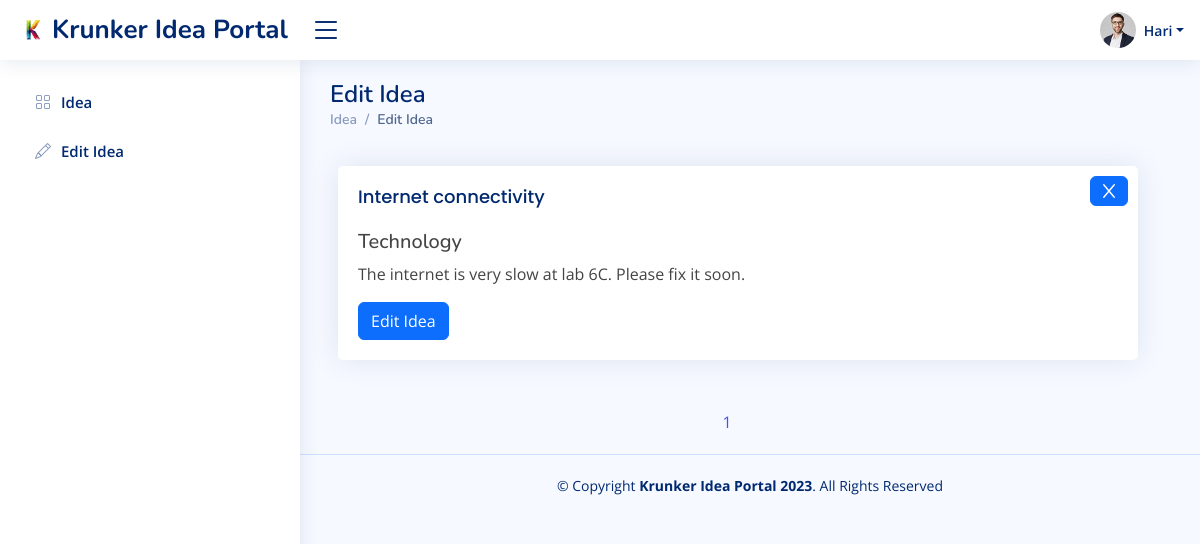
The page /EditIdea.php (signed in) on the database its author committed.
### tables this page shows
CREATE TABLE `user_tbl` (
  `UserId` int(11) NOT NULL,
  `DepartmentId` int(11) NOT NULL,
  `UserRoleName` enum('QA Manager','QA Coordinator','Admin','Staff') DEFAULT NULL,
  `Username` varchar(50) NOT NULL,
  `UserPassword` varchar(500) NOT NULL,
  `UserEmail` varchar(50) DEFAULT NULL,
  `UserContactNo` varchar(15) DEFAULT NULL,
  `UserAddress` varchar(500) DEFAULT NULL,
  `DateClosure` date DEFAULT '2023-06-29',
  `DateFinal` date DEFAULT '2023-07-29'
);

CREATE TABLE `idea_tbl` (
  `IdeaId` int(11) NOT NULL,
  `CategoryId` int(11) NOT NULL,
  `UserId` int(11) NOT NULL,
  `IdeaTitle` varchar(50) DEFAULT NULL,
  `IdeaDescription` varchar(500) DEFAULT NULL,
  `ViewCount` int(255) DEFAULT NULL,
  `IdeaAnonymous` tinyint(1) DEFAULT NULL,
  `is_hidden` tinyint(1) DEFAULT 0,
  `DatePost` datetime NOT NULL DEFAULT current_timestamp()
);

CREATE TABLE `category_tbl` (
  `CategoryId` int(11) NOT NULL,
  `CategoryTitle` varchar(50) DEFAULT NULL,
  `DateCreated` datetime NOT NULL DEFAULT current_timestamp()
);

### EditIdea.php (the view, shortened to what this page needs)
<?php
$dbconn = mysqli_connect("localhost", "root", "", "krunkerideadb");
$page = isset($_GET['page'])?$_GET['page']:1;
$rows_per_page = 5;
$user_id = $_SESSION["userid"];
$start= ($page-1)*$rows_per_page;
$sql = "SELECT idea_tbl.IdeaId, idea_tbl.IdeaTitle, category_tbl.CategoryTitle, idea_tbl.DatePost, idea_tbl.IdeaDescription, idea_tbl.UserId  from idea_tbl
INNER JOIN category_tbl ON idea_tbl.CategoryId= category_tbl.CategoryId
WHERE UserId = $user_id AND is_hidden=0 ORDER BY idea_tbl.IdeaId DESC LIMIT $start,$rows_per_page";
$result= mysqli_query($dbconn, $sql);
?>
<?php
  $user_id = $_SESSION["userid"];
  $select_sql = "SELECT * FROM user_tbl WHERE UserId = $user_id";
  $result_User = mysqli_query($dbconn, $select_sql);
  $row_User = mysqli_fetch_assoc($result_User);
?>
<!DOCTYPE html>
<html lang="en">
<head>
  <link href="assets/vendor/bootstrap/css/bootstrap.min.css" rel="stylesheet">
  <link href="assets/vendor/bootstrap-icons/bootstrap-icons.css" rel="stylesheet">
  <link href="assets/vendor/boxicons/css/boxicons.min.css" rel="stylesheet">
  <link href="assets/vendor/quill/quill.snow.css" rel="stylesheet">
  <link href="assets/vendor/quill/quill.bubble.css" rel="stylesheet">
  <link href="assets/vendor/remixicon/remixicon.css" rel="stylesheet">
  <link href="assets/style.css" rel="stylesheet">
  <link href="assets/css/style.css" rel="stylesheet">
</head>
<body>
  <header id="header" class="header fixed-top d-flex align-items-center">
    <div class="d-flex align-items-center justify-content-between">
      <a href="index.php" class="logo d-flex align-items-center">
        <img src="assets/img/logo.png" alt="">
        <span class="d-none d-lg-block">Krunker Idea Portal</span>
      </a>
      <i class="bi bi-list toggle-sidebar-btn"></i>
    </div>
    <nav class="header-nav ms-auto">
      <ul class="d-flex align-items-center">
        <li class="nav-item dropdown pe-3">
          <a class="nav-link nav-profile d-flex align-items-center pe-0" href="#" data-bs-toggle="dropdown">
            <img src="assets/img/profile-img.jpg" alt="Profile" class="rounded-circle">
            <span class="d-none d-md-block dropdown-toggle ps-2"><?php echo htmlentities($row_User['Username']) ?></span>
          </a>
        </li>
      </ul>
    </nav>
  </header>
    <aside id="sidebar" class="sidebar">
        <ul class="sidebar-nav" id="sidebar-nav">
            <li class="nav-item">
              <a class="nav-link collapsed" href="index.php">
                  <i class="bi bi-grid"></i><span>Idea</span>
              </a>
            </li>
            <?php
              echo '<li class="nav-item">';
              echo '<a href="EditIdea.php?id=' .$user_id.'" class="nav-link collapsed" data-bs-target="#statistics-nav;">';
              echo '<i class="bi bi-pencil"></i><span>Edit Idea</span>';
              echo '</a>';
              echo '</li>';
            ?>
        </ul>
    </aside>
  <main id="main" class="main">
    <div class="pagetitle">
      <h1>Edit Idea</h1>
      <nav>
        <ol class="breadcrumb">
          <li class="breadcrumb-item"><a href="index.php">Idea</a></li>
          <li class="breadcrumb-item active">Edit Idea</li>
        </ol>
      </nav>
    </div>
    <section class="section dashboard">
      <div class="row">
          <div class="row">
            <div class="card-body">
            <div class="card-body">
              </div>
              <?php
            while ($row = mysqli_fetch_assoc($result)) {
              echo '<div class="card">';
              echo '<div class="card-body">';
              echo '<h1 class="card-title">' . htmlentities($row['IdeaTitle']) . '</h1>';
              echo '<h5 class="card-category">' . htmlentities($row['CategoryTitle']) . '</h5>';
              echo '<p class="card-text">' . htmlentities($row['IdeaDescription']) . '</p>';
              $ideaid = $row['IdeaId'];
              echo '<a href="HideIdea.php?id='.$user_id. '&idea=' .$ideaid.'">'; echo '<i class="fa-regular fa-x fa-1x btn btn-primary position-absolute top-0 end-0" style="margin:10px 10px 0 0;">'; echo '</i>'; echo '</a>';
              echo '<a href="EditIdea_user.php?id=' .$ideaid. '" class="btn btn-primary" style="margin-right: 10px;">Edit Idea</a>';
              echo '</div>';
              echo '</div>';
            }
            ?>
      </div>
      <div class="pagination">
      <?php
			$sql_page = "SELECT COUNT(*) AS count FROM idea_tbl";
			$page_count = mysqli_query($dbconn, $sql_page);
			$row_count = mysqli_fetch_assoc($page_count);
			$total_rows = $row_count['count'];
			$total_pages = ceil($total_rows / $rows_per_page);
			for ($i = 1; $i <= $total_pages; $i++){
				echo'<a href="?page='.$i.'">'.$i.'</a>';
			}
		?>
    </div>
  </main>
  <footer id="footer" class="footer">
    <div class="copyright">
      &copy; Copyright <strong><span>Krunker Idea Portal 2023</span></strong>. All Rights Reserved
    </div>
  </footer>
</body>
</html>

### assets/css/style.css (style rules this page uses)
:root { scroll-behavior: smooth; }
body { font-family: "Open Sans", sans-serif; background: #f6f9ff; color: #444444; }
a { color: #4154f1; text-decoration: none; }
h1, h2, h3, h4, h5, h6 { font-family: "Nunito", sans-serif; }
#main { margin-top: 60px; padding: 20px 30px; transition: all 0.3s; }
.pagetitle { margin-bottom: 10px; }
.pagetitle h1 { font-size: 24px; margin-bottom: 0; font-weight: 600; color: #012970; }
.card { margin-bottom: 30px; border: none; border-radius: 5px; box-shadow: 0px 0 30px rgba(1, 41, 112, 0.1); }
.card-title { padding: 20px 0 15px 0; font-size: 18px; font-weight: 500; color: #012970; font-family: "Poppins", sans-serif; }
.card-body { padding: 0 20px 20px 20px; }
.breadcrumb { font-size: 14px; font-family: "Nunito", sans-serif; color: #899bbd; font-weight: 600; }
.breadcrumb a { color: #899bbd; transition: 0.3s; }
.breadcrumb .breadcrumb-item::before { color: #899bbd; }
.breadcrumb .active { color: #51678f; font-weight: 600; }
.logo { line-height: 1; }
@media (min-width: 1200px) { .logo { width: 280px; } }
.logo img { max-height: 26px; margin-right: 6px; }
.logo span { font-size: 26px; font-weight: 700; color: #012970; font-family: "Nunito", sans-serif; }
.header { transition: all 0.5s; z-index: 997; height: 60px; box-shadow: 0px 2px 20px rgba(1, 41, 112, 0.1); background-color: #fff; padding-left: 20px; }
.header .toggle-sidebar-btn { font-size: 32px; padding-left: 10px; cursor: pointer; color: #012970; }
.header-nav ul { list-style: none; }
.header-nav>ul { margin: 0; padding: 0; }
.header-nav .nav-profile { color: #012970; }
.header-nav .nav-profile img { max-height: 36px; }
.header-nav .nav-profile span { font-size: 14px; font-weight: 600; }
.sidebar { position: fixed; top: 60px; left: 0; bottom: 0; width: 300px; z-index: 996; transition: all 0.3s; padding: 20px; overflow-y: auto; scrollbar-width: thin; scrollbar-color: #aab7cf transparent; box-shadow: 0px 0px 20px rgba(1, 41, 112, 0.1); background-color: #fff; }
@media (min-width: 1200px) { #main, #footer { margin-left: 300px; } }
.sidebar-nav { padding: 0; margin: 0; list-style: none; }
.sidebar-nav li { padding: 0; margin: 0; list-style: none; }
.sidebar-nav .nav-item { margin-bottom: 5px; }
.sidebar-nav .nav-link { display: flex; align-items: center; font-size: 15px; font-weight: 600; color: #4154f1; transition: 0.3; background: #f6f9ff; padding: 10px 15px; border-radius: 4px; }
.sidebar-nav .nav-link i { font-size: 16px; margin-right: 10px; color: #4154f1; }
.sidebar-nav .nav-link.collapsed { color: #012970; background: #fff; }
.sidebar-nav .nav-link.collapsed i { color: #899bbd; }
.footer { padding: 20px 0; font-size: 14px; transition: all 0.3s; border-top: 1px solid #cddfff; }
.footer .copyright { text-align: center; color: #012970; }

### EditIdea.php (style rules this page uses)
.pagination { text-align:center; display: block; letter-spacing:10px; }

### rows shown on the page
user_tbl: Username "Hari"
idea_tbl: IdeaTitle "Internet connectivity", CategoryId.CategoryTitle "Technology", IdeaDescription "The internet is very slow at lab 6C. Please fix it soon."
